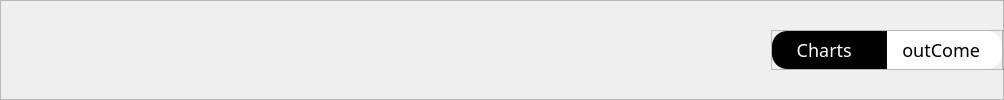
                       <widget class="QFrame" name="frame_56">
                        <property name="minimumSize">
                         <size>
                          <width>0</width>
                          <height>30</height>
                         </size>
                        </property>
                        <property name="frameShape">
                         <enum>QFrame::StyledPanel</enum>
                        </property>
                        <property name="frameShadow">
                         <enum>QFrame::Raised</enum>
                        </property>
                        <layout class="QHBoxLayout" name="horizontalLayout_27">
                         <property name="spacing">
                          <number>0</number>
                         </property>
                         <property name="leftMargin">
                          <number>0</number>
                         </property>
                         <property name="topMargin">
                          <number>0</number>
                         </property>
                         <property name="rightMargin">
                          <number>0</number>
                         </property>
                         <property name="bottomMargin">
                          <number>0</number>
                         </property>
                         <item>
                          <spacer name="horizontalSpacer_8">
                           <property name="orientation">
                            <enum>Qt::Horizontal</enum>
                           </property>
                           <property name="sizeHint" stdset="0">
                            <size>
                             <width>770</width>
                             <height>20</height>
                            </size>
                           </property>
                          </spacer>
                         </item>
                         <item>
                          <widget class="QFrame" name="frame_60">
                           <property name="maximumSize">
                            <size>
                             <width>16777215</width>
                             <height>40</height>
                            </size>
                           </property>
                           <property name="frameShape">
                            <enum>QFrame::StyledPanel</enum>
                           </property>
                           <property name="frameShadow">
                            <enum>QFrame::Raised</enum>
                           </property>
                           <layout class="QHBoxLayout" name="horizontalLayout_26">
                            <property name="spacing">
                             <number>0</number>
                            </property>
                            <property name="leftMargin">
                             <number>0</number>
                            </property>
                            <property name="topMargin">
                             <number>0</number>
                            </property>
                            <property name="rightMargin">
                             <number>0</number>
                            </property>
                            <property name="bottomMargin">
                             <number>0</number>
                            </property>
                            <item>
                             <widget class="QRadioButton" name="button_patiensts_8">
                              <property name="minimumSize">
                               <size>
                                <width>115</width>
                                <height>38</height>
                               </size>
                              </property>
                              <property name="maximumSize">
                               <size>
                                <width>14566</width>
                                <height>38</height>
                               </size>
                              </property>
                              <property name="font">
                               <font>
                                <family>Poppins</family>
                                <pointsize>-1</pointsize>
                                <italic>false</italic>
                                <bold>false</bold>
                               </font>
                              </property>
                              <property name="cursor">
                               <cursorShape>PointingHandCursor</cursorShape>
                              </property>
                              <property name="layoutDirection">
                               <enum>Qt::LeftToRight</enum>
                              </property>
                              <property name="styleSheet">
                               <string notr="true">
QRadioButton{ 
background-color : rgb(255, 255, 255) ;
color: rgb(0, 0, 0);
border-top-left-radius: 15px;
border-bottom-left-radius: 15px;

border : none ;
padding-left : 0px;
font-family: 'Poppins';
font-style: normal;
font-weight: 400;
font-size: 18px;
 }

QRadioButton:hover{
background: rgba(0, 0, 0, 0.8);

	color: rgb(255, 255, 255);
}
QRadioButton:checked{

	color: rgb(255, 255, 255);
background-color :  rgb(0, 0, 0);
border-top-left-radius: 15px;
border-bottom-left-radius: 15px;

}

QRadioButton::indicator {
width: 0px;
height: 0px;
border-radius: 0px;
 }</string>
                              </property>
                              <property name="text">
                               <string>    Charts</string>
                              </property>
                              <property name="iconSize">
                               <size>
                                <width>30</width>
                                <height>30</height>
                               </size>
                              </property>
                              <property name="checked">
                               <bool>true</bool>
                              </property>
                             </widget>
                            </item>
                            <item>
                             <widget class="QRadioButton" name="button_patiensts_9">
                              <property name="minimumSize">
                               <size>
                                <width>115</width>
                                <height>38</height>
                               </size>
                              </property>
                              <property name="maximumSize">
                               <size>
                                <width>14566</width>
                                <height>38</height>
                               </size>
                              </property>
                              <property name="font">
                               <font>
                                <family>Poppins</family>
                                <pointsize>-1</pointsize>
                                <italic>false</italic>
                                <bold>false</bold>
                               </font>
                              </property>
                              <property name="cursor">
                               <cursorShape>PointingHandCursor</cursorShape>
                              </property>
                              <property name="layoutDirection">
                               <enum>Qt::LeftToRight</enum>
                              </property>
                              <property name="styleSheet">
                               <string notr="true">
QRadioButton{ 
background-color : rgb(255, 255, 255) ;
color: rgb(0, 0, 0);
border-top-right-radius: 15px;
border-bottom-right-radius: 15px;

border : none ;
padding-left : 0px;
font-family: 'Poppins';
font-style: normal;
font-weight: 400;
font-size: 18px;
 }

QRadioButton:hover{
background: rgba(0, 0, 0, 0.8);

	color: rgb(255, 255, 255);
}
QRadioButton:checked{

	color: rgb(255, 255, 255);
background-color :  rgb(0, 0, 0);
border-top-right-radius: 15px;
border-bottom-right-radius: 15px;

}

QRadioButton::indicator {
width: 0px;
height: 0px;
border-radius: 0px;
 }</string>
                              </property>
                              <property name="text">
                               <string>  outCome</string>
                              </property>
                              <property name="iconSize">
                               <size>
                                <width>30</width>
                                <height>30</height>
                               </size>
                              </property>
                              <property name="checked">
                               <bool>false</bool>
                              </property>
                             </widget>
                            </item>
                           </layout>
                          </widget>
                         </item>
                        </layout>
                       </widget>
